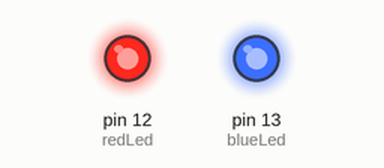
A sketch run on a simulated Arduino Uno, built with avr-gcc and run on an emulated ATmega328P. Parts: output pins drawn as LEDs (lit = HIGH).

Above: at 0.2 s.
At 2.5 s:
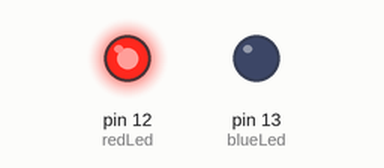
At 4.5 s:
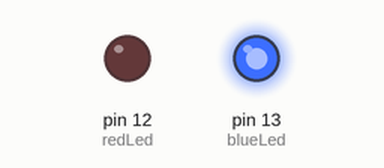
At 5.5 s:
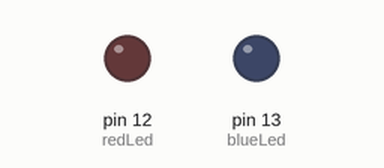
Timing chart, 0 to 7.8 s (numbered marks = the images above):
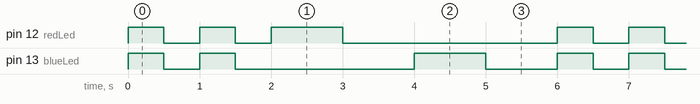

The sketch:

HW1.ino
```cpp
#define blueLed 13
#define redLed 12

void setup() {
  pinMode(blueLed,OUTPUT);  //set mode for output
  pinMode(redLed,OUTPUT);   //set mode for output
  digitalWrite(blueLed,LOW);  //set pin to default value
  digitalWrite(redLed,LOW);// put your setup code here, to run once:

}

void loop() {
 digitalWrite(blueLed,HIGH), digitalWrite(redLed,HIGH);
  delay(500);
 digitalWrite(blueLed,LOW) ,digitalWrite(redLed,LOW);
 delay(500);
digitalWrite(blueLed,HIGH), digitalWrite(redLed,HIGH);
delay(500);
digitalWrite(blueLed,LOW), digitalWrite(redLed,LOW);
delay(500);
 digitalWrite(redLed,HIGH);
 delay(1000);
digitalWrite(redLed,LOW);
delay(1000);
digitalWrite(blueLed,HIGH);
delay(1000);
digitalWrite(blueLed,LOW);
 delay(1000);
}
```

Measured:
- by itself, pin 12 (redLed): repeats every 6.0 s: LOW 0.50 s, HIGH 0.50 s, LOW 0.50 s, HIGH 1.0 s, LOW 3.0 s, HIGH 0.50 s
- by itself, pin 13 (blueLed): repeats every 6.0 s: LOW 0.50 s, HIGH 0.50 s, LOW 2.5 s, HIGH 1.0 s, LOW 1.0 s, HIGH 0.50 s
- by itself, everything shown: repeats every 6.0 s, in 8 steps
